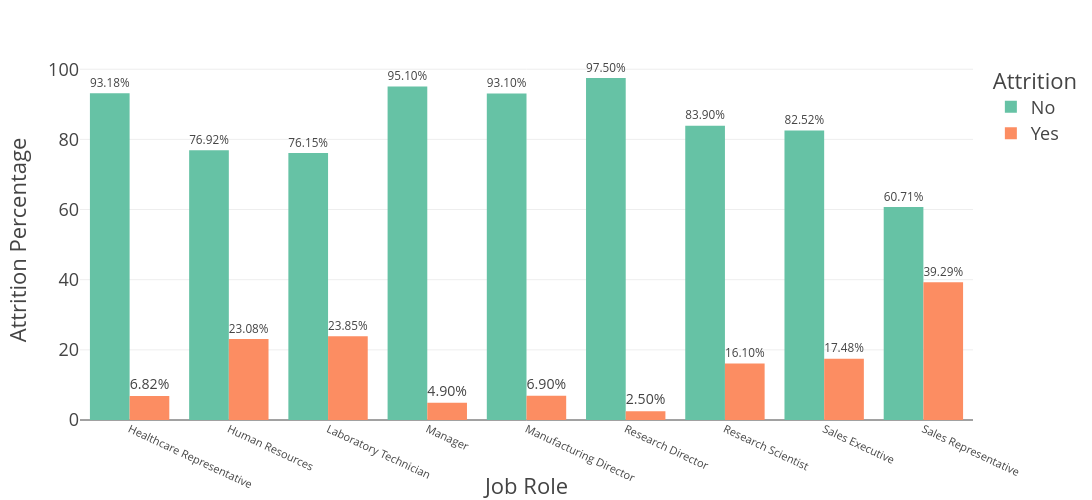

The cell this chart's notebook holds for it:
### Markdown cell above
## Visualizing Attrition by Job Role

### Code cell
attrition_by_role = HR_Analytics.groupby(['JobRole', 'Attrition']).size().reset_index(name='count')
total_per_role = attrition_by_role.groupby('JobRole')['count'].transform('sum')
attrition_by_role['percentage'] = round((attrition_by_role['count'] / total_per_role) * 100, 2)

# Plot
fig = px.bar(attrition_by_role,
             x='JobRole',
             y='percentage',
             color='Attrition',
            # title='Attrition by Job Role (%)',
             color_discrete_sequence=px.colors.qualitative.Set2,  
             barmode='group',
             text='percentage',
             width=1100,
             height=500)

fig.update_layout(
    template="presentation",
    xaxis_title='Job Role',
    yaxis_title='Attrition Percentage',
    xaxis_tickangle=25,               
    xaxis_tickfont=dict(size=11),     
    legend_title=dict(text='Attrition'),
    paper_bgcolor="rgba(0,0,0,0)",
    plot_bgcolor="rgba(0,0,0,0)"
)

fig.update_traces(texttemplate='%{text:.2f}%', textposition='outside')
fig.show()

# Save the chart
#fig.write_image(os.path.join(results_dir, 'attrition_by_jobrole.jpg'))
#fig.write_image(os.path.join(results_dir, 'attrition_by_jobrole.png'))
fig.write_html(os.path.join(results_dir,   'attrition_by_jobrole.html'))

### Figure 1 — Plotly figure (JSON) as saved in the notebook; plotly's stock layout.template omitted (floating-point values rounded to 4 significant figures)
{"data": [{"alignmentgroup": "True", "hovertemplate": "Attrition=No<br>JobRole=%{x}<br>percentage=%{text}<extra></extra>", "legendgroup": "No", "marker": {"color": "rgb(102,194,165)", "pattern": {"shape": ""}}, "name": "No", "offsetgroup": "No", "orientation": "v", "showlegend": true, "text": [93.18, 76.92, 76.15, 95.1, 93.1, 97.5, 83.9, 82.52, 60.71], "textposition": "outside", "texttemplate": "%{text:.2f}%", "type": "bar", "x": ["Healthcare Representative", "Human Resources", "Laboratory Technician", "Manager", "Manufacturing Director", "Research Director", "Research Scientist", "Sales Executive", "Sales Representative"], "xaxis": "x", "y": [93.18, 76.92, 76.15, 95.1, 93.1, 97.5, 83.9, 82.52, 60.71], "yaxis": "y"}, {"alignmentgroup": "True", "hovertemplate": "Attrition=Yes<br>JobRole=%{x}<br>percentage=%{text}<extra></extra>", "legendgroup": "Yes", "marker": {"color": "rgb(252,141,98)", "pattern": {"shape": ""}}, "name": "Yes", "offsetgroup": "Yes", "orientation": "v", "showlegend": true, "text": [6.82, 23.08, 23.85, 4.9, 6.9, 2.5, 16.1, 17.48, 39.29], "textposition": "outside", "texttemplate": "%{text:.2f}%", "type": "bar", "x": ["Healthcare Representative", "Human Resources", "Laboratory Technician", "Manager", "Manufacturing Director", "Research Director", "Research Scientist", "Sales Executive", "Sales Representative"], "xaxis": "x", "y": [6.82, 23.08, 23.85, 4.9, 6.9, 2.5, 16.1, 17.48, 39.29], "yaxis": "y"}], "layout": {"barmode": "group", "height": 500, "legend": {"title": {"text": "Attrition"}, "tracegroupgap": 0}, "margin": {"t": 60}, "paper_bgcolor": "rgba(0, 0, 0, 0)", "plot_bgcolor": "rgba(0, 0, 0, 0)", "width": 1100, "xaxis": {"anchor": "y", "autorange": true, "domain": [0, 1], "range": [-0.5, 8.5], "tickangle": 25, "tickfont": {"size": 11}, "title": {"text": "Job Role"}, "type": "category"}, "yaxis": {"anchor": "x", "autorange": true, "domain": [0, 1], "range": [0, 102.6], "title": {"text": "Attrition Percentage"}, "type": "linear"}}}
